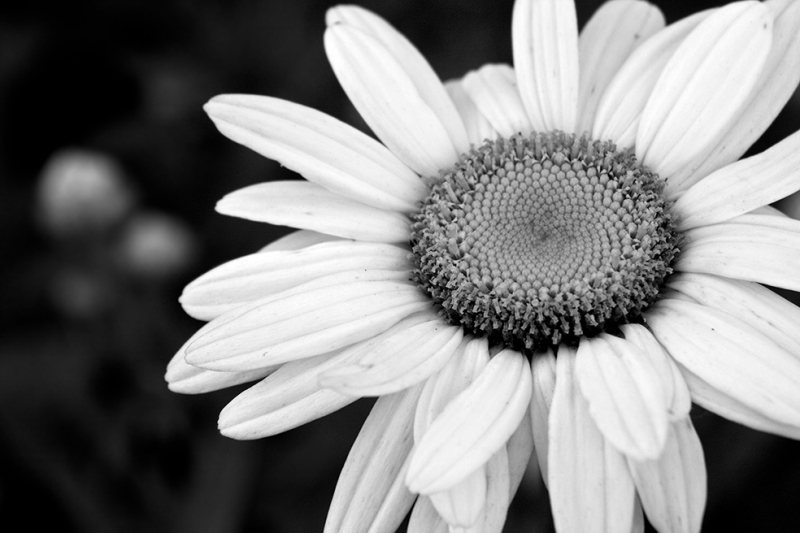
#> input picture odev1/flowers2.jpg, 800 x 533 px
$ python odev1.py
#> lines starting #> are read from the running program, lines starting #| are printed output that depends on the picture
#HİSTOGRAM HESAPLAMA

#NumPy ve OpenCV Kütüphaneleri İçe Aktarılıyor
import numpy as np
import cv2
import matplotlib.pyplot as plt

#Görüntüyü yükleyelim
image = cv2.imread('flowers2.jpg', cv2.IMREAD_GRAYSCALE)
#> image is the input picture: shape (533, 800); min 0, max 255, mean 129.4

#Görüntü boyutlarını alalım
height, width = image.shape
#> height = 533; width = 800

#Histogramı sıfırla(Histogram İçin Boş Bir Dizi Oluşturuluyor)
hist = np.zeros(256)

#Histogramı hesapla
#İç içe iki döngü ile görüntünün her pikselinde bulunan gri tonlama değeri alınıyor ve bu değere sahip olan histogram dizisinin ilgili indisindeki değer bir artırılıyor.
for u in range(0, height):
    for v in range(0, width):
        i = image[u, v]
        hist[i] = hist[i] + 1
#> after the loop, hist = 256 values, max 14492 at index 0, min 35 at index 255, mean 1665.6

#Histogramı çizdir
plt.plot(hist)
plt.title('Görüntü Histogramı')
plt.xlabel('Piksel Değeri')
plt.ylabel('Piksel Sayısı')
plt.show()
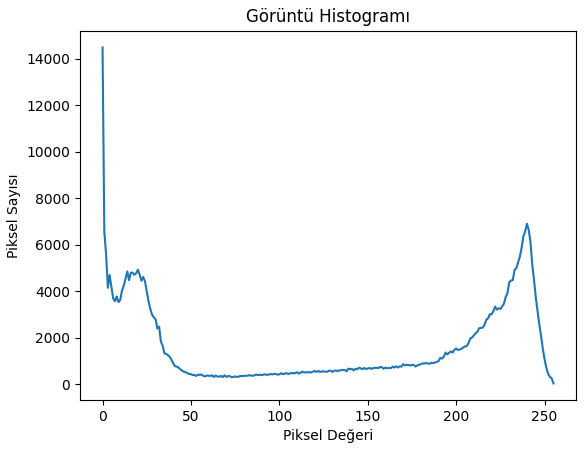
#> figure drawn by matplotlib, 1 panel; curve peaks at x = 0, y = 14492
